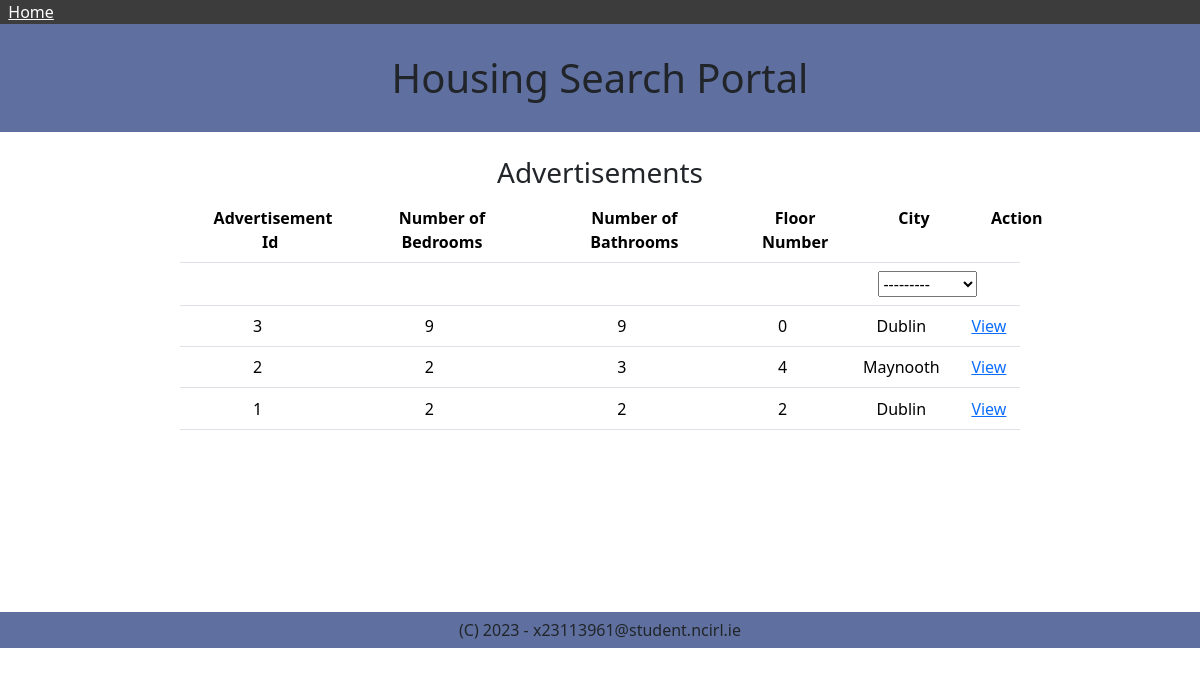
/houseadvertisements, run on the app's committed database.
### housingapp/models.py (models this page shows, shortened)
class HouseAdvertisement(models.Model):
    rent_per_month = models.PositiveIntegerField()
    number_of_bedroom = models.PositiveIntegerField()
    number_of_bathroom = models.PositiveIntegerField()
    floor_number = models.IntegerField()
    nearby_utilities_landmarks = models.CharField(max_length=500)
    user = models.ForeignKey(User,on_delete=models.CASCADE)
    city = models.ForeignKey(City,on_delete=models.CASCADE)
    address = models.CharField(max_length=200)
    advertisement_visibility = models.IntegerField(choices=advertisement_visibility)
    contact_no = models.CharField(max_length=20)

class City(models.Model):
    name = models.CharField(max_length=100)
    def __str__(self):
        return str(self.name)

### housingapp/views.py (the view)
@require_GET
def gethouseadvertisements(request):
    cities = City.objects.order_by('name')[:] # pylint: disable=no-member
    city_id=request.GET.get('city_id','0')
    if city_id == '0':
        houseadvertisements = HouseAdvertisement.objects.filter( # pylint: disable=no-member
                advertisement_visibility=1
            ).order_by('-id')[:]
    else:
        houseadvertisements = HouseAdvertisement.objects.filter( # pylint: disable=no-member
                advertisement_visibility=1, city__pk=int(city_id)
            ).order_by('-id')[:]
    context = {
        'houseadvertisements': houseadvertisements,
        'cities': cities,
        'city_id': [int(city_id)]
    }
    return render(request, 'housingapp/houseadvertisements.html', context)

### housingapp/templates/housingapp/houseadvertisements.html (shortened to what this page needs)
{% extends "housingapp/base_generic.html" %}
{% block content %}
    <div class="center-div">
        {% if are_my_houseadvertisements %}
            <h3>My Advertisements</h3>
        {% else %}
            <h3>Advertisements</h3>
        {% endif %}
        <form action='' method='get'>
            <div class="left-manner-div">
                <table class="table">
                    <tr>
                        <th>Advertisement Id</th>
                        <th>Number of Bedrooms</th>
                        <th>Number of Bathrooms</th>
                        <th>Floor Number</th>
                        <th>City</th>
                        <th>Action</th>
                    </tr>
                    <tr>
                        <th>&nbsp;</th>
                        <th>&nbsp;</th>
                        <th>&nbsp;</th>
                        <th>&nbsp;</th>
                        <th>
                            <select onChange="form.submit();" name="city_id">
                                <option value="0">---------</option>
                            </select>
                        </th>
                        <th>&nbsp;</th>
                    </tr>
                    {% if houseadvertisements %}
                    {% for houseadvertisement in houseadvertisements %}
                    <tr>
                        <td>{{ houseadvertisement.id }}</td>
                        <td>{{ houseadvertisement.number_of_bedroom }}</td>
                        <td>{{ houseadvertisement.number_of_bathroom }}</td>
                        <td>{{ houseadvertisement.floor_number }}</td>
                        <td>{{ houseadvertisement.city }}</td>
                        <td>
                            {% if are_my_houseadvertisements %}
                                <a href="{% url 'housingapp:houseadvertisement_existing' houseadvertisement.id %}">Edit</a>
                                &nbsp;|&nbsp;
                                <a href="{% url 'housingapp:houseadvertisement_delete' houseadvertisement.id %}">Delete</a>
                            {% else %}
                                <a href="{% url 'housingapp:houseadvertisement_view' houseadvertisement.id %}">View</a>
                            {% endif %}
                        </td>
                    </tr>
                    {% endfor %}
                    {% else %}
                    <tr>
                        <td colspan='5'>
                            There are no advertisements.
                        </td>
                    </tr>
                    {% endif %}
                </table>
            </div>
        </form>
    </div>
{% endblock content %}

### housingapp/templates/housingapp/houseadvertisements.html (style rules this page uses)
.center-div { text-align: center; padding-top: 2%; height: 60vh; }
.left-manner-div { margin: 0 auto; width: 70%; }
.table th { text-align: center; padding-left: 4%; }
.table td { padding-left: 1%; padding-top: 1%; text-align: center; }

### data on the page
HouseAdvertisement: id "3", number_of_bedroom "9", number_of_bathroom "9", floor_number "0", city "Dublin"
HouseAdvertisement: id "2", number_of_bedroom "2", number_of_bathroom "3", floor_number "4", city "Maynooth"
HouseAdvertisement: id "1", number_of_bedroom "2", number_of_bathroom "2", floor_number "2", city "Dublin"
